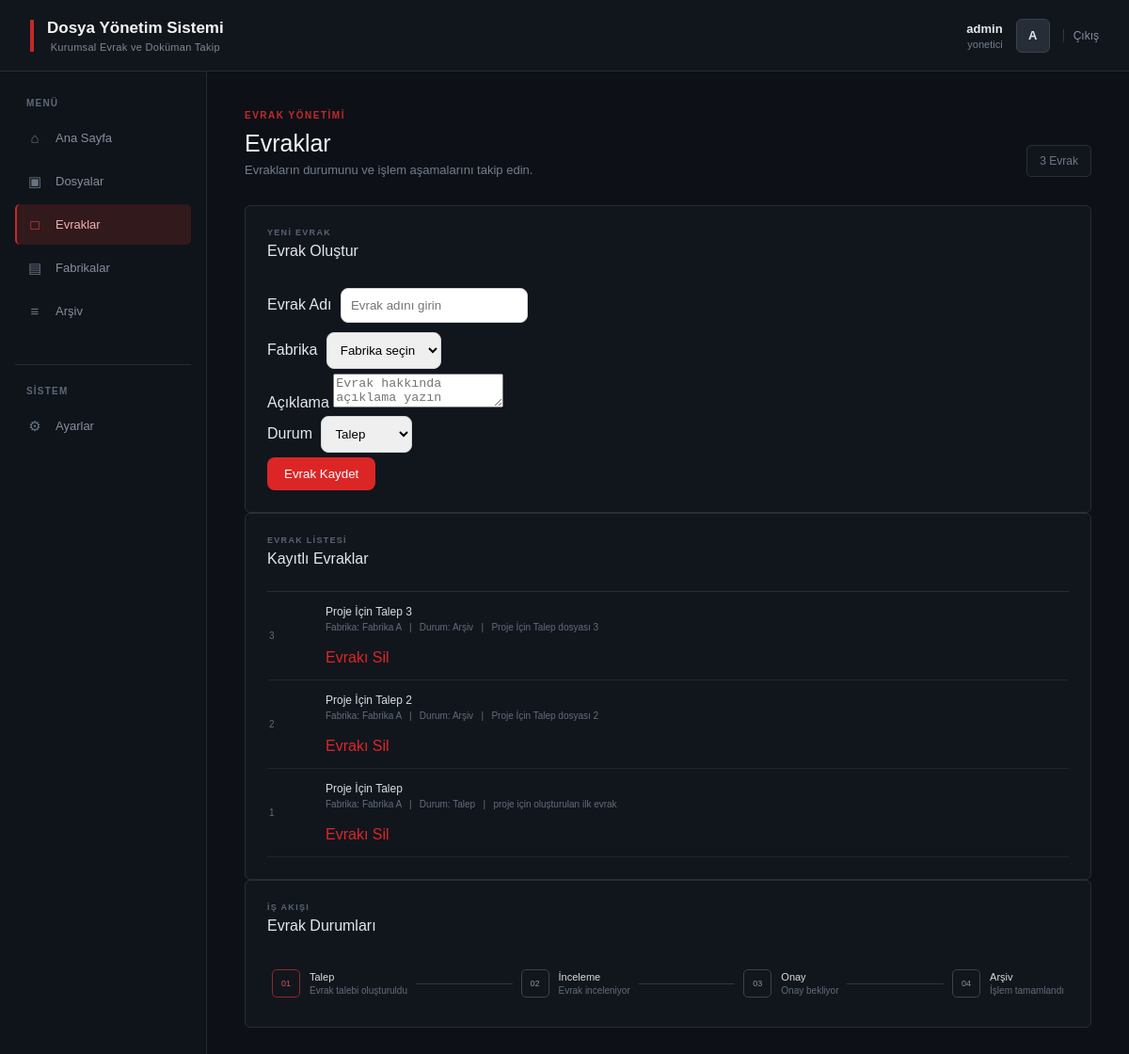
Screenshot of /evraklar (signed in) with the database file from the repository.
### tables this page shows
CREATE TABLE evraklar (
            id INTEGER PRIMARY KEY AUTOINCREMENT,
            evrak_adi TEXT NOT NULL,
            fabrika_id INTEGER,
            aciklama TEXT,
            durum TEXT NOT NULL
        );

CREATE TABLE fabrikalar (
            id INTEGER PRIMARY KEY AUTOINCREMENT,
            fabrika_adi TEXT NOT NULL
        );

### main.py (the view, shortened to what this page needs)
@app.route("/evraklar", methods=["GET", "POST"])
def evraklar():
    if "kullanici_id" not in session:
        return redirect(url_for("ana_sayfa"))
    baglanti = veritabani_baglan()
    cursor = baglanti.cursor()
    if session["rol"] == "yonetici":
        cursor.execute("""
            SELECT
                evraklar.id,
                evraklar.evrak_adi,
                fabrikalar.fabrika_adi,
                evraklar.aciklama,
                evraklar.durum
            FROM evraklar
            LEFT JOIN fabrikalar
            ON evraklar.fabrika_id = fabrikalar.id
            ORDER BY evraklar.id DESC
        """)
    evrak_listesi = cursor.fetchall()
    cursor.execute("""
        SELECT id, fabrika_adi
        FROM fabrikalar
        ORDER BY id
    """)
    fabrika_listesi = cursor.fetchall()
    baglanti.close()
    mesaj = session.pop("mesaj", None)
    return render_template(
        "evraklar.html",
        evrak_listesi=evrak_listesi,
        fabrika_listesi=fabrika_listesi,
        mesaj=mesaj
    )

### main.py (called while the page is built)
def veritabani_baglan():
    return sqlite3.connect("database.db")

### templates/evraklar.html (shortened to what this page needs)
<!DOCTYPE html>
<html lang="tr">
<head>
    <link rel="stylesheet"
          href="{{ url_for('static', filename='css/style.css') }}">
</head>
<body class="dashboard-page">
<header class="app-header">
    <div class="system-title">
        <span class="system-line"></span>
        <div>
            <h1>Dosya Yönetim Sistemi</h1>
            <p>Kurumsal Evrak ve Doküman Takip</p>
        </div>
    </div>
    <div class="header-user">
        <div class="header-user-text">
            <strong>
                {{ session["kullanici_adi"] }}
            </strong>
            <span>
                {{ session["rol"] }}
            </span>
        </div>
        <div class="header-avatar">
            {{ session["kullanici_adi"][0]|upper }}
        </div>
        <a href="{{ url_for('cikis') }}">
            Çıkış
        </a>
    </div>
</header>
<div class="app-layout">
    <aside class="app-sidebar">
        <div class="menu-title">
            MENÜ
        </div>
        <nav>
            <a href="{{ url_for('dashboard') }}"
               class="menu-item">
                <span>⌂</span>
                Ana Sayfa
            </a>
            <a href="{{ url_for('dosyalar') }}"
               class="menu-item">
                <span>▣</span>
                Dosyalar
            </a>
            <a href="{{ url_for('evraklar') }}"
               class="menu-item active">
                <span>□</span>
                Evraklar
            </a>
            <a href="{{ url_for('fabrikalar') }}"
               class="menu-item">
                <span>▤</span>
                Fabrikalar
            </a>
            <a href="{{ url_for('arsiv') }}"
               class="menu-item">
                <span>≡</span>
                Arşiv
            </a>
        </nav>
        <div class="sidebar-bottom">
            <div class="menu-title">
                SİSTEM
            </div>
            <a href="#"
               class="menu-item">
                <span>⚙</span>
                Ayarlar
            </a>
        </div>
    </aside>
    <main class="app-content">
        <section class="welcome">
            <div>
                <span class="page-label">
                    EVRAK YÖNETİMİ
                </span>
                <h2>
                    Evraklar
                </h2>
                <p>
                    Evrakların durumunu ve işlem aşamalarını takip edin.
                </p>
            </div>
            <div class="date-box">
                {{ evrak_listesi|length }} Evrak
            </div>
        </section>
        <section class="content-panel">
            <div class="panel-header">
                <div>
                    <span class="panel-label">
                        YENİ EVRAK
                    </span>
                    <h3>
                        Evrak Oluştur
                    </h3>
                </div>
            </div>
            <form method="POST">
                <div class="form-group">
                    <label>
                        Evrak Adı
                    </label>
                    <input
                        type="text"
                        name="evrak_adi"
                        placeholder="Evrak adını girin"
                        required>
                </div>
                <div class="form-group">
                    <label>
                        Fabrika
                    </label>
                    <select name="fabrika_id" required>
                        <option value="">
                            Fabrika seçin
                        </option>
                    </select>
                </div>
                <div class="form-group">
                    <label>
                        Açıklama
                    </label>
                    <textarea
                        name="aciklama"
                        placeholder="Evrak hakkında açıklama yazın"></textarea>
                </div>
                <div class="form-group">
                    <label>
                        Durum
                    </label>
                    <select name="durum" required>
                        <option value="Talep">
                            Talep
                        </option>
                    </select>
                </div>
                <button type="submit">
                    Evrak Kaydet
                </button>
            </form>
        </section>
        <section class="content-panel">
            <div class="panel-header">
                <div>
                    <span class="panel-label">
                        EVRAK LİSTESİ
                    </span>
                    <h3>
                        Kayıtlı Evraklar
                    </h3>
                </div>
            </div>
            <div class="activity-list">
                {% if evrak_listesi %}
                    {% for evrak in evrak_listesi %}
                    <div class="activity">
                        <div class="activity-time">
                            {{ evrak[0] }}
                        </div>
                        <div>
                            <strong>
                                {{ evrak[1] }}
                            </strong>
                            <span>
                                Fabrika:
                                {{ evrak[2] or "Belirtilmemiş" }}
                                &nbsp; | &nbsp;
                                Durum:
                                {{ evrak[4] }}
                                &nbsp; | &nbsp;
                                {{ evrak[3] or "Açıklama yok" }}
                            </span>
                            <br>
                            <a href="{{ url_for('evrak_sil', evrak_id=evrak[0]) }}">
                                Evrakı Sil
                            </a>
                        </div>
                    </div>
                    {% endfor %}
                {% endif %}
            </div>
        </section>
        <section class="content-panel">
            <div class="panel-header">
                <div>
                    <span class="panel-label">
                        İŞ AKIŞI
                    </span>
                    <h3>
                        Evrak Durumları
                    </h3>
                </div>
            </div>
            <div class="workflow">
                <div class="workflow-step">
                    <div class="workflow-number">
                        01
                    </div>
                    <div>
                        <strong>
                            Talep
                        </strong>
                        <span>
                            Evrak talebi oluşturuldu
                        </span>
                    </div>
                </div>
                <div class="workflow-line"></div>
                <div class="workflow-step">
                    <div class="workflow-number">
                        02
                    </div>
                    <div>
                        <strong>
                            İnceleme
                        </strong>
                        <span>
                            Evrak inceleniyor
                        </span>
                    </div>
                </div>
                <div class="workflow-line"></div>
                <div class="workflow-step">
                    <div class="workflow-number">
                        03
                    </div>
                    <div>
                        <strong>
                            Onay
                        </strong>
                        <span>
                            Onay bekliyor
                        </span>
                    </div>
                </div>
                <div class="workflow-line"></div>
                <div class="workflow-step">
                    <div class="workflow-number">
                        04
                    </div>
                    <div>
                        <strong>
                            Arşiv
                        </strong>
                        <span>
                            İşlem tamamlandı
                        </span>
                    </div>
                </div>
            </div>
        </section>
    </main>
</div>
</body>
</html>

### rows the page displays
evraklar: id "3", evrak_adi "Proje İçin Talep 3", fabrika_adi "Fabrika A", durum "Arşiv", aciklama "Proje İçin Talep dosyası 3"
evraklar: id "2", evrak_adi "Proje İçin Talep 2", fabrika_adi "Fabrika A", durum "Arşiv", aciklama "Proje İçin Talep dosyası 2"
evraklar: id "1", evrak_adi "Proje İçin Talep", fabrika_adi "Fabrika A", durum "Talep", aciklama "proje için oluşturulan ilk evrak"

### other values shown
{{ session["kullanici_adi"] }} "admin"
{{ session["rol"] }} "yonetici"
{{ session["kullanici_adi"][0]|upper }} "A"
{{ evrak_listesi|length }} "3"
